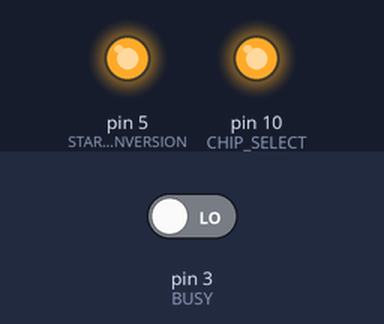
The sketch below on a simulated Arduino Uno, built with avr-gcc and run on an emulated ATmega328P. Shown: output pins drawn as LEDs (lit = HIGH). Inputs (shaded band) come from the test bench; at power-on: pin 3 (BUSY) LOW. Pins used as bus, display or sensor lines are not drawn; what the sketch prints to the serial monitor is not drawn.

Above: at 0.1 s.
Timing chart, 0 to 1.6 s (numbered marks = the images above):
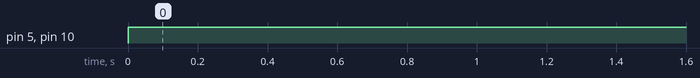

Measured:
- by itself, pin 5 (START_CONVERSION), pin 10 (CHIP_SELECT): LOW → HIGH at 0.00 s

The sketch:

AD7606.ino
```cpp
// the setup function runs once when you press reset or power the board
/*
void setup() {
  // initialize digital pin LED_BUILTIN as an output.
  pinMode(10, OUTPUT);
}

// the loop function runs over and over again forever
void loop() {
  digitalWrite(10, HIGH);
  delay(1000);                       // wait for 1000 ms
  digitalWrite(10, LOW);
  delay(1000);
}
*/


#include <SPI.h>

#define SCALE_FACTOR 0.000152587890625

// 10/(2^16) = 0.000152587890625

#define BUSY 3
#define RESET 4
#define START_CONVERSION 5
#define CHIP_SELECT 10
#define MISO 12
#define SCK 13
#define TOTAL_RAW_BYTES 16

int bytesToRead = TOTAL_RAW_BYTES;
byte raw[TOTAL_RAW_BYTES];
signed long parsed[8];

void setup() {
  pinMode(BUSY, INPUT);
  pinMode(RESET, OUTPUT);
  pinMode(SCK, OUTPUT);
  pinMode(START_CONVERSION, OUTPUT);
  pinMode(MISO, INPUT);
  pinMode(CHIP_SELECT, OUTPUT);

  Serial.begin(115200);
  //SPI.begin();
  SPI.beginTransaction(SPISettings(500000, MSBFIRST, SPI_MODE0));

  digitalWrite(START_CONVERSION, HIGH);
  digitalWrite(CHIP_SELECT, HIGH);
  digitalWrite(RESET, HIGH);
  delayMicroseconds(1);
  digitalWrite(RESET, LOW);
}

void loop() {
  int i;

  digitalWrite(START_CONVERSION, LOW);
  delayMicroseconds(5);
  digitalWrite(START_CONVERSION, HIGH);

  while (digitalRead(BUSY) == HIGH)
  {
    // wait for conversion to complete
  }

  digitalWrite(CHIP_SELECT, LOW);
  while (bytesToRead > 0)
  {
    raw[TOTAL_RAW_BYTES - bytesToRead] = SPI.transfer(0x00);
    bytesToRead--;
  }
  digitalWrite(CHIP_SELECT, HIGH);
  bytesToRead = TOTAL_RAW_BYTES;

  parseRawBytes();

  //Serial.write(raw, 16);

  for(i=0; i<8; i++)
  {
    Serial.print((float)parsed[i] * SCALE_FACTOR, 5);
    //Serial.print(raw[i], 5);
    //Serial.print(i, 5);
    Serial.print(",");
  }
  Serial.print("\r\n");
  delay(500);
}

void parseRawBytes() {
  parsed[0] = (raw[0] << 8) + raw[1];
  parsed[1] = (raw[2] << 8) + raw[3];
  parsed[2] = (raw[4] << 8) + raw[5];
  parsed[3] = (raw[6] << 8) + raw[7];
  parsed[4] = (raw[8] << 8) + raw[9];
  parsed[5] = (raw[10] << 8) + raw[11];
  parsed[6] = (raw[12] << 8) + raw[13];
  parsed[7] = (raw[14] << 8) + raw[15];
}
```
